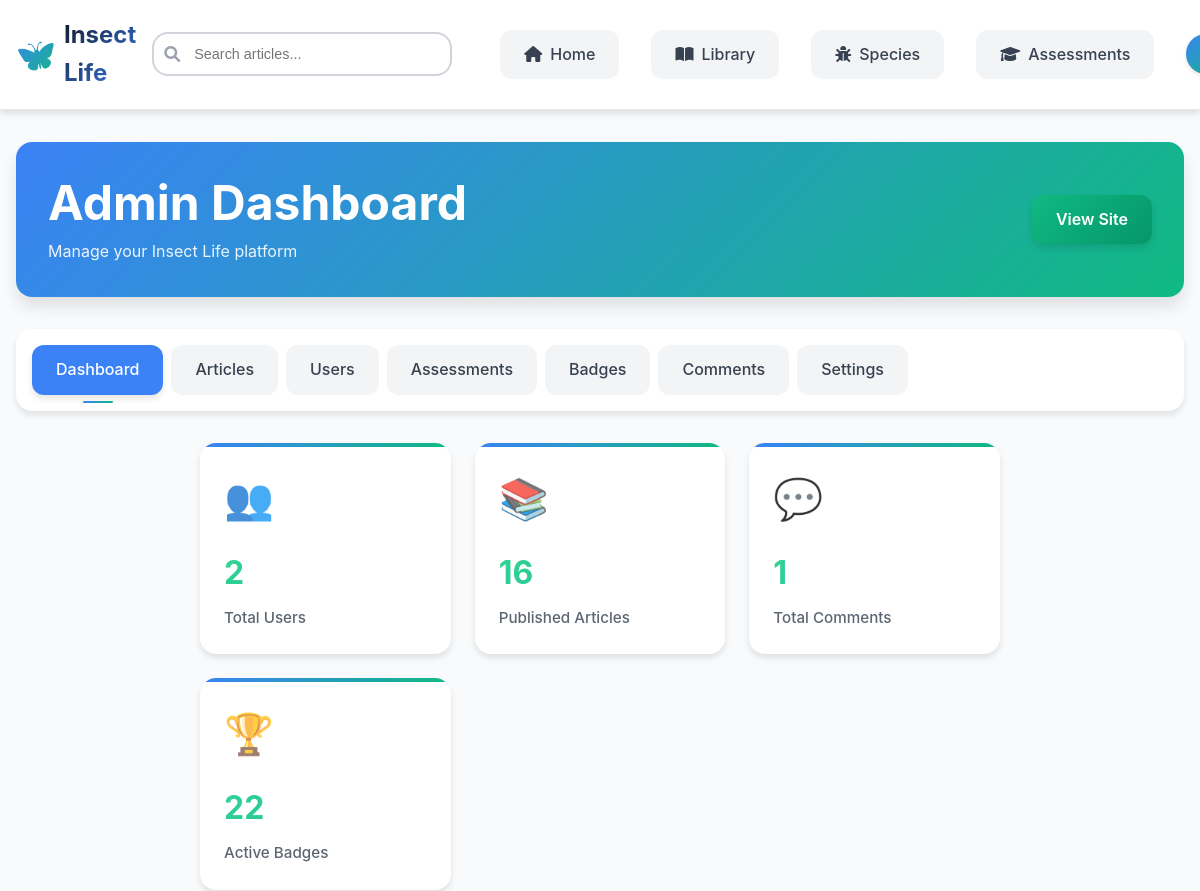
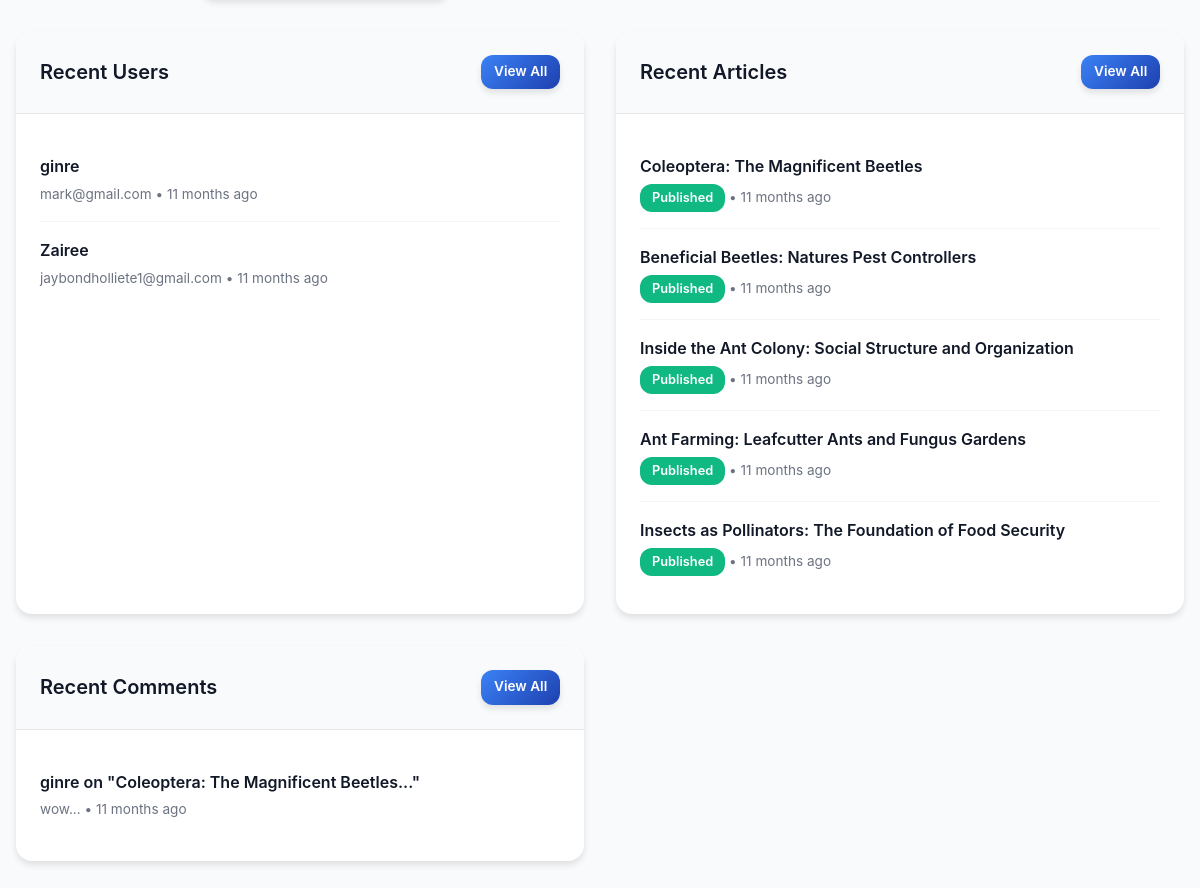
Page /admin/index.php (signed in) on the committed database (2 pictures, top to bottom).
### tables this page shows
CREATE TABLE `users` (
  `id` int(11) NOT NULL,
  `username` varchar(50) NOT NULL,
  `email` varchar(100) NOT NULL,
  `password_hash` varchar(255) NOT NULL,
  `first_name` varchar(50) NOT NULL,
  `last_name` varchar(50) NOT NULL,
  `profile_image` varchar(255) DEFAULT NULL,
  `experience_level` enum('beginner','intermediate','advanced','expert') DEFAULT 'beginner',
  `user_type` enum('user','admin','moderator') DEFAULT 'user',
  `is_active` tinyint(1) DEFAULT 1,
  `email_verified` tinyint(1) DEFAULT 0,
  `email_verification_token` varchar(100) DEFAULT NULL,
  `password_reset_token` varchar(100) DEFAULT NULL,
  `password_reset_expires` datetime DEFAULT NULL,
  `newsletter_subscribed` tinyint(1) DEFAULT 0,
  `equipped_badge_id` int(11) DEFAULT NULL,
  `preferences` longtext DEFAULT NULL CHECK (json_valid(`preferences`)),
  `last_login` datetime DEFAULT NULL,
  `created_at` timestamp NOT NULL DEFAULT current_timestamp(),
  `updated_at` timestamp NOT NULL DEFAULT current_timestamp() ON UPDATE current_timestamp()
);

CREATE TABLE `articles` (
  `id` int(11) NOT NULL,
  `title` varchar(200) NOT NULL,
  `slug` varchar(200) NOT NULL,
  `content` longtext NOT NULL,
  `excerpt` text DEFAULT NULL,
  `featured_image` varchar(255) DEFAULT NULL,
  `scientific_name` varchar(100) DEFAULT NULL,
  `common_names` longtext DEFAULT NULL CHECK (json_valid(`common_names`)),
  `insect_order` varchar(50) DEFAULT NULL,
  `insect_family` varchar(50) DEFAULT NULL,
  `category` enum('anatomy','behavior','ecology','conservation','identification','general') DEFAULT 'general',
  `difficulty_level` enum('beginner','intermediate','advanced') DEFAULT 'beginner',
  `estimated_read_time` int(11) DEFAULT 5,
  `author_id` int(11) NOT NULL,
  `status` enum('draft','published','archived') DEFAULT 'draft',
  `tags` longtext DEFAULT NULL CHECK (json_valid(`tags`)),
  `meta_description` text DEFAULT NULL,
  `meta_keywords` text DEFAULT NULL,
  `views_count` int(11) DEFAULT 0,
  `published_at` datetime DEFAULT NULL,
  `created_at` timestamp NOT NULL DEFAULT current_timestamp(),
  `updated_at` timestamp NOT NULL DEFAULT current_timestamp() ON UPDATE current_timestamp()
);

CREATE TABLE `comments` (
  `id` int(11) NOT NULL,
  `article_id` int(11) NOT NULL,
  `user_id` int(11) NOT NULL,
  `parent_id` int(11) DEFAULT NULL,
  `content` text NOT NULL,
  `is_approved` tinyint(1) DEFAULT 1,
  `created_at` timestamp NOT NULL DEFAULT current_timestamp(),
  `updated_at` timestamp NOT NULL DEFAULT current_timestamp() ON UPDATE current_timestamp()
);

### config.php (called while the page is built, shortened)
<?php
function formatTimeAgo($datetime) {
    $time = time() - strtotime($datetime);
    return floor($time/2592000) . ' months ago';
}

### admin/index.php (the view, shortened to what this page needs)
<?php
require_once '../config.php';
try {
    $pdo = getDBConnection();
    $stats = [];
    $stats['total_users'] = $pdo->query("SELECT COUNT(*) FROM users")->fetchColumn();
    $stats['total_articles'] = $pdo->query("SELECT COUNT(*) FROM articles")->fetchColumn();
    $stats['published_articles'] = $pdo->query("SELECT COUNT(*) FROM articles WHERE status = 'published'")->fetchColumn();
    $stats['total_comments'] = $pdo->query("SELECT COUNT(*) FROM comments")->fetchColumn();
    $stats['pending_comments'] = $pdo->query("SELECT COUNT(*) FROM comments WHERE is_approved = 0")->fetchColumn();
    $stats['total_assessments'] = $pdo->query("SELECT COUNT(*) FROM assessments")->fetchColumn();
    $stats['total_badges'] = $pdo->query("SELECT COUNT(*) FROM badges")->fetchColumn();
    $recent_users = $pdo->query("SELECT id, username, email, created_at FROM users ORDER BY created_at DESC LIMIT 5")->fetchAll();
    $recent_articles = $pdo->query("SELECT id, title, status, created_at FROM articles ORDER BY created_at DESC LIMIT 5")->fetchAll();
    $recent_comments = $pdo->query("
        SELECT c.*, u.username, a.title as article_title
        FROM comments c
        LEFT JOIN users u ON c.user_id = u.id
        LEFT JOIN articles a ON c.article_id = a.id
        ORDER BY c.created_at DESC LIMIT 5
    ")->fetchAll();
} catch (Exception $e) {
    error_log("Admin dashboard error: " . $e->getMessage());
    $stats = [];
    $recent_users = [];
    $recent_articles = [];
    $recent_comments = [];
}
include 'includes/header.php';
?>
<link rel="stylesheet" href="../assets/css/main.css">
<link rel="stylesheet" href="../assets/css/header.css">
<link rel="stylesheet" href="../assets/css/admin.css">
<div class="admin-container">
    <div class="admin-header">
        <div>
            <h1>Admin Dashboard</h1>
            <p>Manage your Insect Life platform</p>
        </div>
        <div>
            <a href="../index.php" class="btn btn-secondary">View Site</a>
        </div>
    </div>
    <div class="admin-nav">
        <a href="index.php" class="nav-link active">Dashboard</a>
        <a href="articles.php" class="nav-link">Articles</a>
        <a href="users.php" class="nav-link">Users</a>
        <a href="assessments.php" class="nav-link">Assessments</a>
        <a href="badges.php" class="nav-link">Badges</a>
        <a href="comments.php" class="nav-link">Comments</a>
        <a href="settings.php" class="nav-link">Settings</a>
    </div>
    <div class="stats-grid">
        <div class="stat-card">
            <div class="stat-icon">👥</div>
            <div class="stat-number"><?php echo number_format($stats['total_users'] ?? 0); ?></div>
            <div class="stat-label">Total Users</div>
        </div>
        <div class="stat-card">
            <div class="stat-icon">📚</div>
            <div class="stat-number"><?php echo number_format($stats['published_articles'] ?? 0); ?></div>
            <div class="stat-label">Published Articles</div>
        </div>
        <div class="stat-card">
            <div class="stat-icon">💬</div>
            <div class="stat-number"><?php echo number_format($stats['total_comments'] ?? 0); ?></div>
            <div class="stat-label">Total Comments</div>
        </div>
        <div class="stat-card">
            <div class="stat-icon">🏆</div>
            <div class="stat-number"><?php echo number_format($stats['total_badges'] ?? 0); ?></div>
            <div class="stat-label">Active Badges</div>
        </div>
    </div>
    <div class="content-grid">
        <div class="content-section">
            <div class="section-header">
                <h2 class="section-title">Recent Users</h2>
                <a href="users.php" class="btn btn-sm btn-primary">View All</a>
            </div>
            <div class="section-body">
                <?php if (empty($recent_users)): ?>
                    <p style="text-align: center; color: var(--gray-500);">No users yet</p>
                <?php else: ?>
                    <?php foreach ($recent_users as $user): ?>
                        <div class="list-item">
                            <div class="item-title"><?php echo htmlspecialchars($user['username']); ?></div>
                            <div class="item-meta">
                                <?php echo htmlspecialchars($user['email']); ?> •
                                <?php echo formatTimeAgo($user['created_at']); ?>
                            </div>
                        </div>
                    <?php endforeach; ?>
                <?php endif; ?>
            </div>
        </div>
        <div class="content-section">
            <div class="section-header">
                <h2 class="section-title">Recent Articles</h2>
                <a href="articles.php" class="btn btn-sm btn-primary">View All</a>
            </div>
            <div class="section-body">
                <?php if (empty($recent_articles)): ?>
                    <p style="text-align: center; color: var(--gray-500);">No articles yet</p>
                <?php else: ?>
                    <?php foreach ($recent_articles as $article): ?>
                        <div class="list-item">
                            <div class="item-title"><?php echo htmlspecialchars($article['title']); ?></div>
                            <div class="item-meta">
                                <span class="badge badge-<?php echo $article['status'] === 'published' ? 'success' : ($article['status'] === 'draft' ? 'warning' : 'info'); ?>">
                                    <?php echo ucfirst($article['status']); ?>
                                </span> •
                                <?php echo formatTimeAgo($article['created_at']); ?>
                            </div>
                        </div>
                    <?php endforeach; ?>
                <?php endif; ?>
            </div>
        </div>
        <div class="content-section">
            <div class="section-header">
                <h2 class="section-title">Recent Comments</h2>
                <a href="comments.php" class="btn btn-sm btn-primary">View All</a>
            </div>
            <div class="section-body">
                <?php if (empty($recent_comments)): ?>
                    <p style="text-align: center; color: var(--gray-500);">No comments yet</p>
                <?php else: ?>
                    <?php foreach ($recent_comments as $comment): ?>
                        <div class="list-item">
                            <div class="item-title">
                                <?php echo htmlspecialchars($comment['username']); ?> on
                                "<?php echo htmlspecialchars(substr($comment['article_title'], 0, 40)); ?>..."
                            </div>
                            <div class="item-meta">
                                <?php echo htmlspecialchars(substr($comment['content'], 0, 60)); ?>... •
                                <?php echo formatTimeAgo($comment['created_at']); ?>
                            </div>
                        </div>
                    <?php endforeach; ?>
                <?php endif; ?>
            </div>
        </div>
    </div>
</div>

### assets/css/main.css (style rules this page uses)
:root { --primary-blue-dark: #1e40af; --primary-blue: #3b82f6; --primary-blue-light: #60a5fa; --secondary-green-dark: #059669; --secondary-green: #10b981; --secondary-green-light: #34d399; --accent-yellow: #fbbf24; --accent-orange: #fb923c; --accent-brown: #92400e; --white: #ffffff; --gray-50: #f9fafb; --gray-100: #f3f4f6; --gray-200: #e5e7eb; --gray-300: #d1d5db; --gray-400: #9ca3af; --gray-500: #6b7280; --gray-600: #4b5563; --gray-700: #374151; --gray-800: #1f2937; --gray-900: #111827; --font-family-primary: 'Inter', 'Segoe UI', Tahoma, Geneva, Verdana, sans-serif; --font-family-secondary: 'Open Sans', Arial, sans-serif; --container-max-width: 1200px; --section-padding: 4rem 2rem; --card-padding: 2rem; --border-radius-sm: 8px; --border-radius-md: 12px; --border-radius-lg: 16px; --border-radius-xl: 20px; --shadow-sm: 0 2px 4px rgba(0, 0, 0, 0.1); --shadow-md: 0 4px 6px rgba(0, 0, 0, 0.1); --shadow-lg: 0 10px 15px rgba(0, 0, 0, 0.1); --shadow-xl: 0 20px 25px rgba(0, 0, 0, 0.15); --transition-fast: 0.2s ease; --transition-normal: 0.3s ease; --transition-slow: 0.5s ease; }
* { margin: 0; padding: 0; box-sizing: border-box; }
html { scroll-behavior: smooth; font-size: 16px; }
body { font-family: var(--font-family-primary); line-height: 1.6; color: var(--gray-800); background: linear-gradient(135deg, var(--primary-blue-light) 0%, var(--secondary-green-light) 100%); min-height: 100vh; }
h1, h2, h3, h4, h5, h6 { font-weight: 700; line-height: 1.2; margin-bottom: 1rem; color: var(--gray-900); }
h1 { font-size: 3rem; }
h2 { font-size: 2.25rem; }
p { margin-bottom: 1rem; color: var(--gray-600); }
a { color: var(--primary-blue); text-decoration: none; transition: color var(--transition-fast); }
.btn { display: inline-block; padding: 0.75rem 1.5rem; font-size: 1rem; font-weight: 600; text-align: center; text-decoration: none; border: none; border-radius: var(--border-radius-md); cursor: pointer; transition: all var(--transition-fast); box-shadow: var(--shadow-md); }
.btn-primary { background: linear-gradient(135deg, var(--primary-blue) 0%, var(--primary-blue-dark) 100%); color: var(--white); }
.btn-secondary { background: linear-gradient(135deg, var(--secondary-green) 0%, var(--secondary-green-dark) 100%); color: var(--white); }
.stats-grid { display: grid; grid-template-columns: repeat(auto-fit, minmax(200px, 1fr)); gap: 2rem; max-width: 800px; margin: 0 auto; }
.stat-card { padding: 1rem; }
.stat-number { font-size: 2.5rem; font-weight: bold; background: linear-gradient(135deg, var(--secondary-green-light) 0%, var(--secondary-green) 100%); -webkit-background-clip: text; -webkit-text-fill-color: transparent; background-clip: text; margin-bottom: 0.5rem; }
.stat-label { font-size: 1rem; opacity: 0.9; }

### assets/css/header.css (style rules this page uses)
.nav-link { display: flex; align-items: center; padding: 0.5rem 1rem; text-decoration: none; color: var(--gray-700); font-weight: 500; border-radius: var(--border-radius-md); transition: all var(--transition-fast); position: relative; }
.nav-link.active { color: var(--primary-blue); background: rgba(59, 130, 246, 0.1); }
.nav-link.active::after { content: ''; position: absolute; bottom: -0.5rem; left: 50%; transform: translateX(-50%); width: 30px; height: 2px; background: linear-gradient(135deg, var(--primary-blue) 0%, var(--secondary-green) 100%); border-radius: 2px; }

### rows in the picture
users: username "ginre", email "mark@gmail.com", created_at "11 months ago"
users: username "Zairee", email "jaybondholliete1@gmail.com", created_at "11 months ago"
articles: title "Coleoptera: The Magnificent Beetles", status "Published", created_at "11 months ago"
articles: title "Beneficial Beetles: Natures Pest Controllers", status "Published", created_at "11 months ago"
articles: title "Inside the Ant Colony: Social Structure and Organization", status "Published", created_at "11 months ago"
articles: title "Ant Farming: Leafcutter Ants and Fungus Gardens", status "Published", created_at "11 months ago"
articles: title "Insects as Pollinators: The Foundation of Food Security", status "Published", created_at "11 months ago"
comments: user.username "ginre", article.title "Coleoptera: The Magnificent Beetles", content "wow", created_at "11 months ago"

### other values in the picture
$stats['total_users'] "2"
$stats['published_articles'] "16"
$stats['total_comments'] "1"
$stats['total_badges'] "22"
